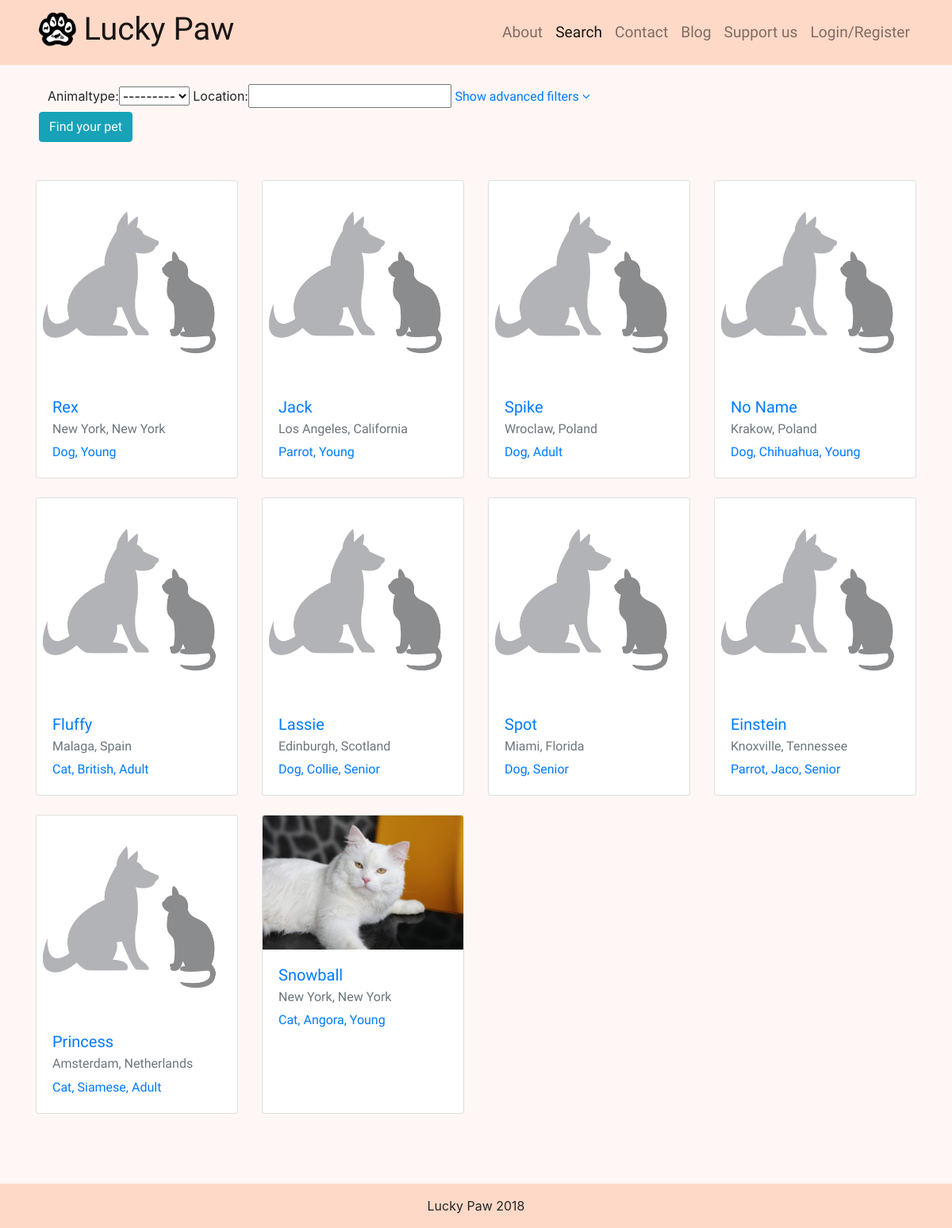
The app's page /search/, older data.
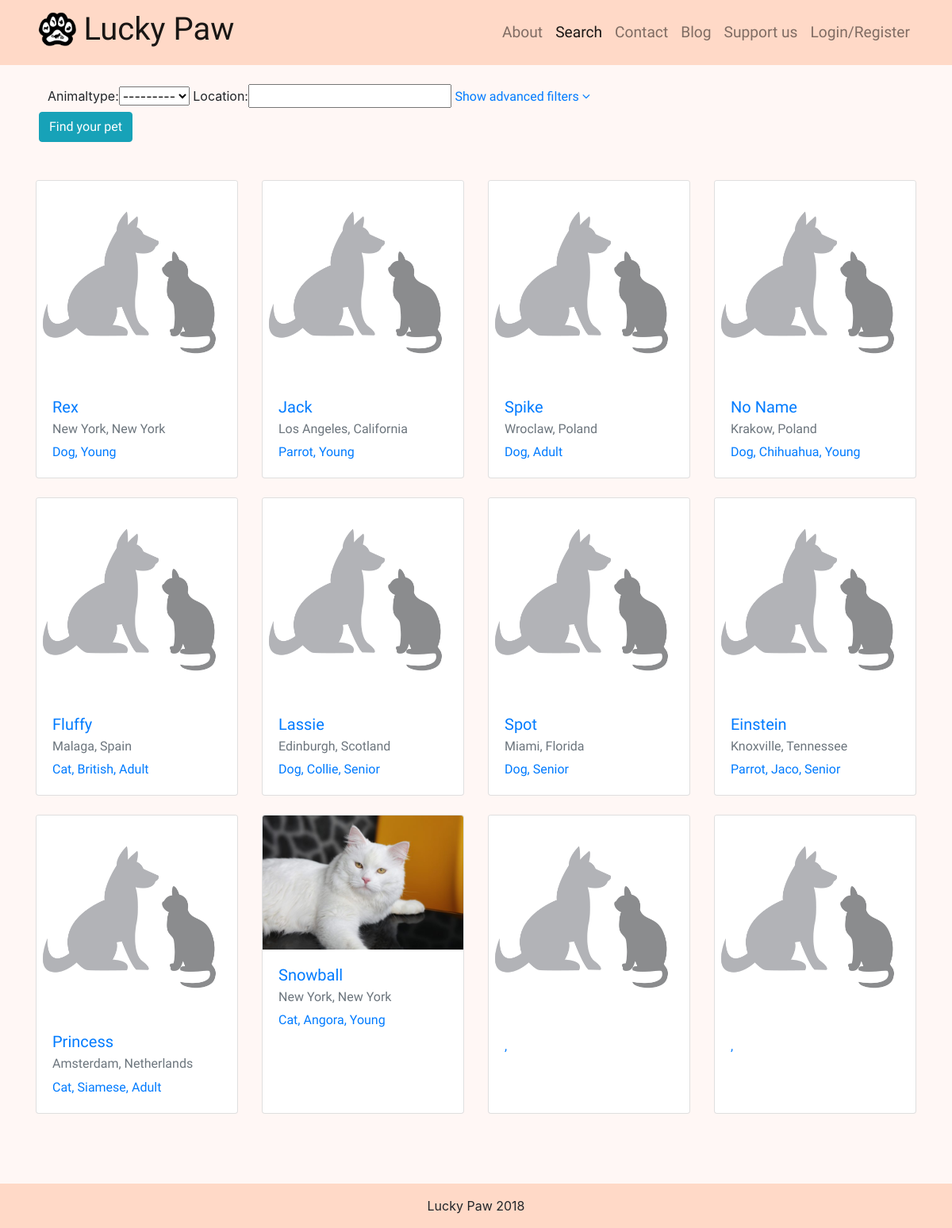
The same page, newer data.
### app/models.py (models this page shows, shortened)
class Pet(models.Model):
    id = models.AutoField(primary_key=True)
    name = models.CharField(max_length=50, blank=False)
    animaltype_choice = (('Cat','Cat'),('Dog','Dog'),('Parrot','Parrot'))
    animaltype = models.CharField(max_length=50, choices=animaltype_choice, blank=False)
    location = models.CharField(max_length=50, default='', blank=False)
    age_choice = (('Young','Young'),('Adult','Adult'),('Senior','Senior'))
    age = models.CharField(max_length=50, choices=age_choice, blank=True)
    color = models.CharField(max_length=50, default='', blank=True)
    gender_choice = (('Male','Male'),('Female','Female'))
    gender = models.CharField(max_length=50, choices=gender_choice, blank=True)
    size_choice = (('Very Small','Very Small'), ('Small','Small'),('Medium','Medium'),('Large','Large'),('Very Large','Very Large'))
    size = models.CharField(max_length=50, choices=size_choice, blank=True)
    breed = models.CharField(max_length=50, default='', blank=True)
    photo = models.ImageField(upload_to=pet_directory_path, default='pets/pet_default_image.jpg')
    description = models.CharField(max_length=2000, default='', blank=True)
    gallery = models.OneToOneField(Gallery, related_name='pet_gallery', on_delete=models.SET_NULL, blank=True, null=True)
    spayed = models.NullBooleanField()
    vaccinated = models.NullBooleanField()
    housetrained = models.NullBooleanField()
    specialcare = models.NullBooleanField()
    adopted = models.NullBooleanField(default=False)
    supervisor = models.ForeignKey(Supervisor, on_delete=models.SET_NULL, blank=True, null=True)

### app/views.py (the view)
# urls.py: path('search/', views.search, name='search'),
def search(request):
    pet_list = models.Pet.objects.all()
    pet_base_filter = PetBaseFilter(request.GET, queryset=pet_list)
    pet_advanced_filter = PetAdvancedFilter(request.GET, queryset=pet_list)
    pets = pet_base_filter.qs & pet_advanced_filter.qs
    return render(request, 'app/pet_list.html', {'base_filter': pet_base_filter,
    'advanced_filter': pet_advanced_filter, 'pets': pets })

### app/templates/app/pet_list.html (shortened to what this page needs)
{% extends 'app/base.html' %}
{% load staticfiles %}
{% load bootstrap_tags %}
{% block extra_head %}
  <link rel="stylesheet" href="{% static 'css/pet_card.css' %}">
{% endblock %}
{% block content %}
    <form method="get">
      <div class="container pet-filter">
        {{ base_filter.form|as_bootstrap }}
        <a data-toggle="collapse" href="#collapseExample" role="button" aria-expanded="false" aria-controls="collapseExample">
          Show advanced filters <i class="fa fa-angle-down"></i>
        </a>
      </div>
      <button class="ml-1 btn btn-info d-block" type="submit">Find your pet</button>
    </form>
    {% include 'app/pets_cards.html' with pets=pets %}
{% endblock %}

### app/templates/app/base.html (shortened to what this page needs)
{% load staticfiles %}
<!DOCTYPE HTML>
<html lang="en-US">
<head>
  <link rel="stylesheet" href="https://maxcdn.bootstrapcdn.com/font-awesome/4.7.0/css/font-awesome.min.css">
  <link rel="stylesheet" href="{% static 'lib/bootstrap/css/bootstrap.min.css' %}">
  <link rel="stylesheet" href="{% static 'lib/bootstrap/css/bootstrap-social.css' %}">
  <link rel="stylesheet" href="{% static 'css/base.css' %}">
  {% block extra_head %}
  {% endblock %}
</head>
<body>
  <header>
    <nav id="mainNav" class="navbar navbar-expand-lg navbar-light">
      <div class="container">
        <a class="navbar-brand" href="{% url 'index' %}">
          <img style="width: auto; height: 48px;" class="d-sm-inline-block d-none align-top" src="{% static 'images/logo.png' %}">
          <h1 class="d-sm-inline-block d-none align-top"> Lucky Paw</h1>
        </a>
        <div class="collapse navbar-collapse" id="navbarResponsive">
          <ul id="mainNav" class="navbar-nav ml-auto">
            <li class="nav-item">
              {% url 'about' as url %}
              <a class="nav-link {% if request.path == url %}active{% endif %}" href="{{ url }}">About</a>
            </li>
            <li class="nav-item">
                {% url 'search' as url %}
                <a class="nav-link {% if request.path == url %}active{% endif %}" href="{{ url }}">Search</a>
              </li>
            <li class="nav-item">
                {% url 'contact' as url %}
              <a class="nav-link {% if request.path == url %}active{% endif %}" href="{{ url }}">Contact</a>
            </li>
            <li class="nav-item">
                {% url 'blog' as url %}
              <a class="nav-link {% if request.path == url %}active{% endif %}" href="{{ url }}">Blog</a>
            </li>
            <li class="nav-item">
                {% url 'support' as url %}
              <a class="nav-link {% if request.path == url %}active{% endif %}" href="{{ url }}">Support us</a>
            </li>
            {% if request.user.is_authenticated %}
              <li class="nav-item">
                <a class="nav-link nav-item-small" href="{% url 'user_profile' username=request.user.username %}">Profile({{ request.user.username }})</a>
              </li>
              <li class="nav-item">
                <a class="nav-link nav-item-small" href="{% url "logout" %}">Logout</a>
              </li>
            {% else %}
              <li class="nav-item">
                <a class="nav-link nav-item-small" id="loginModalButton" data-url="{% url 'login_register_modal' %}" href="#login">Login/Register</a>
              </li>
            {% endif %}
          </ul>
        </div>
      </div>
    </nav>
  </header>
  <main class="container my-4">
    {% block content %}
    {% endblock content %}
  </main>
  <div class="py-5"></div>
  <footer class="py-3">
    <div class="container">
      <p class="m-0 text-center">Lucky Paw 2018</p>
    </div>
  </footer>
</body>
</html>

### app/templates/app/pets_cards.html
<div class="row mt-5">
{% for pet in pets %}
    <div class="col-lg-3 col-md-4 col-sm-6 mb-4 shadow-sm">
    <a href="{% url 'pet_profile' id=pet.id %}" style="text-decoration: none;">
    <div class="card shadow-sm" style="height:100%;">
        <img class="card-img-top" src="{{ pet.photo.url }}" alt="Card image cap">
        <div class="card-body">
            <h5 class="card-title">{{ pet.name }}</h5>
            {% if is_supervisor %}
                <h6 class="card-subtitle mb-2 text-muted">{% if pet.adopted %} Adopted {% else %} Not yet adopted {% endif %}</h6>
                <p class="card-text"><a href="{% url 'pet_profile' id=pet.id %}">View pet's page</a>  or  <a href="{% url 'pet_edit' id=pet.id %}">Edit pet's page</a></p>
            {% else %}
                <h6 class="card-subtitle mb-2 text-muted">{{ pet.location }}</h6>
                <p class="card-text">{{ pet.animaltype }}, {% if pet.breed %}{{ pet.breed }}, {% endif %}{{ pet.age }}</p>
            {% endif %}
        </div>
    </div>
    </a>
    </div>
{% empty %}
        <h4> No pets were found :(</h4>
{% endfor %}
</div>

### app/static/css/base.css (style rules this page uses)
h1, h2, h3, h4, h5, h6, a, button { font-family: 'Handlee', cursive; }
nav, footer { background-color: #ffd9c7; }
body { background-color: #fff7f5; }
.nav-link { font-size: 1.2em; }
.nav-item { transition-property: background-color; transition-duration: 0.25s; border-radius: 14%; }
.nav-item-small { font-size: 1.2em; }
html { position: relative; min-height: 100%; }
footer { position: absolute; bottom: 0; width: 100%; }

### app/static/css/pet_card.css (style rules this page uses)
.card { box-shadow: none; transition-property: box-shadow; transition-duration: 0.2s; }

Row changes from the older to the newer data that the page shows:
added Pet: photo (placeholder picture)
added Pet: photo (placeholder picture)
